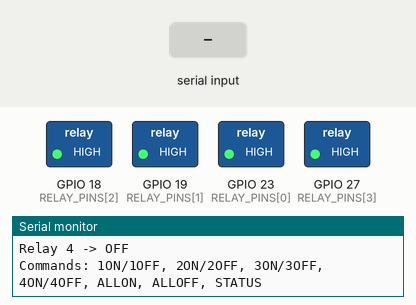
This sketch was run on a simulated ESP32. Parts: switched loads named in the sketch (green lamp = pin HIGH), the last lines printed to the serial monitor. Inputs (shaded band) come from the test bench.

Above: at 1.2 s.
1.3 s: "ALLON\n" received over Serial
At 2.3 s:
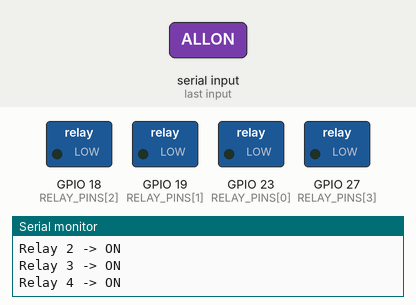
2.8 s: "ALLOFF\n" received over Serial
At 3.4 s:
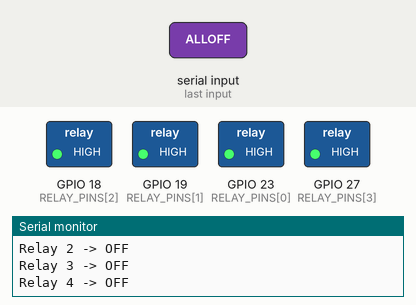
Timing chart, 0 to 5.8 s (numbered marks = the images above; inputs shaded):
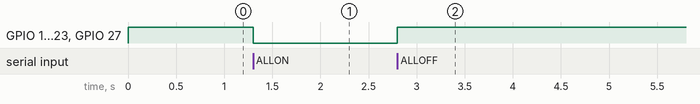

Measured:
- after the input at 1.3 s, GPIO 18 (RELAY_PINS[2]), GPIO 19 (RELAY_PINS[1]), GPIO 23 (RELAY_PINS[0]), GPIO 27 (RELAY_PINS[3]): HIGH → LOW at once
- after the input at 2.8 s, GPIO 18 (RELAY_PINS[2]), GPIO 19 (RELAY_PINS[1]), GPIO 23 (RELAY_PINS[0]), GPIO 27 (RELAY_PINS[3]): LOW → HIGH at once

The sketch:

relay_test.ino
```cpp
#include <Arduino.h>
// Relay test only. Keep mains disconnected. Confirm trigger polarity first.
constexpr uint8_t RELAY_PINS[4]={23,19,18,27};
constexpr bool ACTIVE_LOW=true;
bool states[4]={false,false,false,false};
void setRelay(uint8_t ch,bool on){if(ch>=4)return;states[ch]=on;digitalWrite(RELAY_PINS[ch],ACTIVE_LOW?(on?LOW:HIGH):(on?HIGH:LOW));Serial.printf("Relay %u -> %s\n",ch+1,on?"ON":"OFF");}
void help(){Serial.println("\nCommands: 1ON/1OFF, 2ON/2OFF, 3ON/3OFF, 4ON/4OFF, ALLON, ALLOFF, STATUS");}
void setup(){Serial.begin(115200);Serial.setTimeout(100);for(uint8_t i=0;i<4;i++){digitalWrite(RELAY_PINS[i],ACTIVE_LOW?HIGH:LOW);pinMode(RELAY_PINS[i],OUTPUT);}for(uint8_t i=0;i<4;i++)setRelay(i,false);help();}
void loop(){if(!Serial.available())return;String c=Serial.readStringUntil('\n');c.trim();c.toUpperCase();if(c=="ALLON"){for(uint8_t i=0;i<4;i++)setRelay(i,true);return;}if(c=="ALLOFF"){for(uint8_t i=0;i<4;i++)setRelay(i,false);return;}if(c=="STATUS"){for(uint8_t i=0;i<4;i++)Serial.printf("Relay %u: %s\n",i+1,states[i]?"ON":"OFF");return;}if(c.length()==3&&c[0]>='1'&&c[0]<='4'&&(c.endsWith("ON")||c.endsWith("FF"))){setRelay(c[0]-'1',c.endsWith("ON"));return;}Serial.println("Invalid command. Type the command list.");}
```
